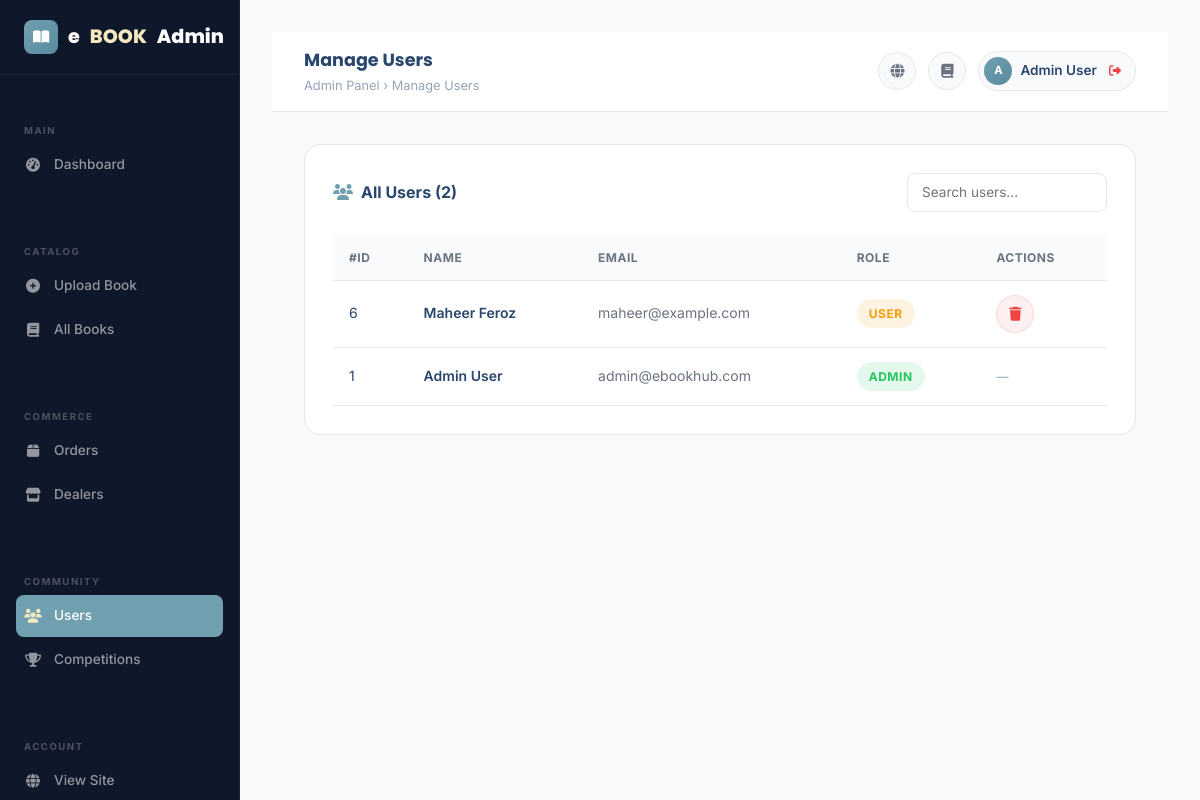
Page /admin/manage_users.php (signed in) on the committed database.
### tables this page shows
CREATE TABLE `accounts` (
  `id` int(11) NOT NULL,
  `name` varchar(255) NOT NULL,
  `email` varchar(255) NOT NULL,
  `password` varchar(255) NOT NULL,
  `role_id` tinyint(1) NOT NULL DEFAULT 2,
  `created_at` datetime NOT NULL DEFAULT current_timestamp()
);

### admin/manage_users.php (the view, shortened to what this page needs)
<?php
include '../db_config.php';
$users = [];
$result = mysqli_query($conn, "SELECT * FROM accounts ORDER BY id DESC");
if ($result) while ($row = mysqli_fetch_assoc($result)) $users[] = $row;
include 'admin_header.php';
?>
<div class="dashboard-card">
  <div class="d-flex align-items-center justify-content-between mb-4">
    <div class="dashboard-card-title mb-0"><i class="fas fa-users"></i>All Users (<?= count($users) ?>)</div>
    <input type="text" class="form-input" placeholder="Search users..." style="width:200px;padding:8px 14px;font-size:.85rem;"
      oninput="document.querySelectorAll('#usersTable tbody tr').forEach(r => r.style.display = r.textContent.toLowerCase().includes(this.value.toLowerCase()) ? '' : 'none')">
  </div>
  <div class="table-responsive">
    <table class="admin-table" id="usersTable">
      <thead>
        <tr><th>#ID</th><th>Name</th><th>Email</th><th>Role</th><th>Actions</th></tr>
      </thead>
      <tbody>
        <?php foreach ($users as $u): ?>
        <tr>
          <td><?= $u['id'] ?></td>
          <td style="font-weight:600;"><?= htmlspecialchars($u['name'] ?? 'N/A') ?></td>
          <td style="color:var(--text-secondary);"><?= htmlspecialchars($u['email']) ?></td>
          <td>
            <span class="status-pill <?= $u['role_id'] == 1 ? 'delivered' : 'pending' ?>">
              <?= $u['role_id'] == 1 ? 'Admin' : 'User' ?>
            </span>
          </td>
          <td>
            <?php if ($u['id'] !== (int)$_SESSION['user_id'] && $u['role_id'] != 1): ?>
            <a href="manage_users.php?delete=<?= $u['id'] ?>" class="topbar-btn" title="Delete"
               onclick="return confirm('Delete user <?= htmlspecialchars($u['email']) ?>?')"
               style="background:rgba(239,68,68,.08);border-color:rgba(239,68,68,.15);color:var(--danger);">
              <i class="fas fa-trash"></i>
            </a>
            <?php else: ?>
            <span style="font-size:.75rem;color:var(--text-muted);">—</span>
            <?php endif; ?>
          </td>
        </tr>
        <?php endforeach; ?>
      </tbody>
    </table>
  </div>
</div>
<?php include 'admin_footer.php'; ?>

### css/style.css (style rules this page uses)
:root { --primary: #70a0af; --primary-hover: #5a8a9f; --secondary: #a0c1b9; --secondary-hover:#7fa8a0; --accent: #f4e8c1; --accent-hover: #e8d4a0; --success: #22C55E; --danger: #EF4444; --warning: #F59E0B; --info: #0EA5E9; --bg: #F8FAFC; --surface: #FFFFFF; --card-bg: rgba(255,255,255,0.75); --dark-bg: #0F172A; --dark-surface: #111827; --border: #E5E7EB; --divider: #CBD5E1; --text-primary: #29466e; --text-secondary: #6B7280; --text-muted: #94A3B8; --text-white: #FFFFFF; --gradient-hero: linear-gradient(135deg, #70a0af 0%, #a0c1b9 100%); --gradient-btn: linear-gradient(135deg, #70a0af, #5a8a9f); --gradient-accent: linear-gradient(135deg, #f4e8c1, #e8d4a0); --gradient-section: linear-gradient(180deg, #F8FAFC 0%, #EEF5F3 100%); --gradient-dark: linear-gradient(135deg, #2d5a6b, #70a0af, #a0c1b9); --radius-sm: 8px; --radius-md: 16px; --radius-lg: 24px; --radius-xl: 32px; --shadow-sm: 0 1px 3px rgba(0,0,0,.07), 0 1px 2px rgba(0,0,0,.06); --shadow-md: 0 4px 16px rgba(0,0,0,.10), 0 2px 6px rgba(0,0,0,.07); --shadow-lg: 0 20px 40px rgba(0,0,0,.12), 0 8px 16px rgba(0,0,0,.08); --shadow-xl: 0 32px 64px rgba(0,0,0,.14); --transition: all 0.3s cubic-bezier(0.4, 0, 0.2, 1); }
*, *::before, *::after { box-sizing: border-box; margin: 0; padding: 0; }
html { scroll-behavior: smooth; }
body { font-family: 'Inter', sans-serif; background: var(--bg); color: var(--text-primary); line-height: 1.6; overflow-x: hidden; }
body:not(.page-ready) { overflow: hidden; height: 100vh; }
a { text-decoration: none; color: var(--secondary); transition: var(--transition); }
.form-input { width: 100%; background: var(--surface); border: 1.5px solid var(--border); border-radius: var(--radius-sm); padding: 12px 16px; font-size: 0.95rem; color: var(--text-primary); transition: var(--transition); outline: none; font-family: 'Inter', sans-serif; }
.dashboard-card { background: var(--surface); border-radius: var(--radius-md); padding: 28px; border: 1px solid var(--border); margin-bottom: 24px; }
.dashboard-card-title { font-size: 1rem; font-weight: 700; margin-bottom: 20px; display: flex; align-items: center; gap: 8px; }
.dashboard-card-title i { color: var(--primary); }
.status-pill { display: inline-flex; align-items: center; gap: 6px; padding: 5px 12px; border-radius: 50px; font-size: 0.75rem; font-weight: 700; text-transform: uppercase; letter-spacing: 0.5px; }
.status-pill.pending { background: rgba(245,158,11,.12); color: var(--warning); }
.status-pill.delivered { background: rgba(34,197,94,.12); color: var(--success); }
.admin-table { width: 100%; border-collapse: collapse; font-size: 0.875rem; }
.admin-table th { background: var(--bg); padding: 12px 16px; text-align: left; font-size: 0.75rem; font-weight: 700; text-transform: uppercase; letter-spacing: 0.5px; color: var(--text-secondary); border-bottom: 1px solid var(--border); }
.admin-table td { padding: 14px 16px; border-bottom: 1px solid var(--border); vertical-align: middle; }

### admin/admin_header.php (style rules this page uses)
:root { --sidebar-w: 240px; }
.topbar-btn { width:38px;height:38px;border-radius:50%;background:var(--bg);border:1px solid var(--border); display:flex;align-items:center;justify-content:center;cursor:pointer; color:var(--text-secondary);font-size:.875rem;transition:var(--transition);text-decoration:none; }

### rows in the picture
accounts: id "6", name "Maheer Feroz", email "maheer@example.com", role_id "USER"
accounts: id "1", name "Admin User", email "admin@ebookhub.com", role_id "ADMIN"

### other values in the picture
$pageTitle "Manage Users"
$adminName[0] "A"
$adminName "Admin User"
count($users) "2"
